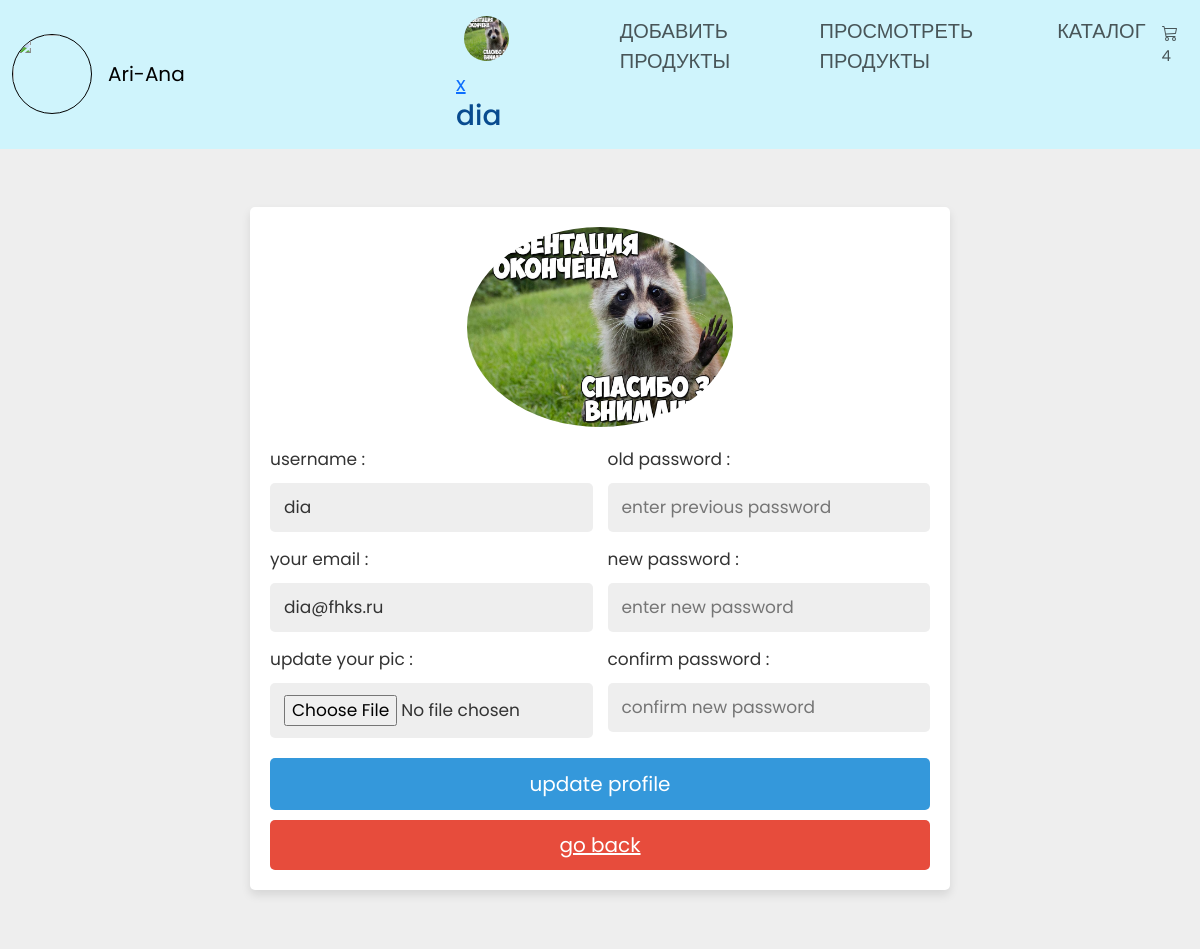
The page /update_profile.php (signed in) on the database its author committed.
### tables this page shows
CREATE TABLE `user_form` (
  `id` int NOT NULL,
  `name` varchar(100) NOT NULL,
  `email` varchar(100) NOT NULL,
  `password` varchar(100) NOT NULL,
  `image` varchar(255) NOT NULL
);

### update_profile.php (the view, shortened to what this page needs)
<?php
include 'conn.php';
include "header.php";
?>
<div class="update-profile">
   <?php
      $select = mysqli_query($conn, "SELECT * FROM `user_form` WHERE id = '$user_id'") or die('query failed');
      if(mysqli_num_rows($select) > 0){
         $fetch = mysqli_fetch_assoc($select);
      }
   ?>
   <form action="" method="post" enctype="multipart/form-data">
      <?php
         if($fetch['image'] == ''){
            echo '<img src="images/default-avatar.png">';
         }else{
            echo '<img src="uploads/avatar/'.$fetch['image'].'">';
         }
      ?>
      <div class="flex">
         <div class="inputBox">
            <span>username :</span>
            <input type="text" name="update_name" value="<?php echo $fetch['name']; ?>" class="box">
            <span>your email :</span>
            <input type="email" name="update_email" value="<?php echo $fetch['email']; ?>" class="box">
            <span>update your pic :</span>
            <input type="file" name="update_image" accept="image/jpg, image/jpeg, image/png" class="box">
         </div>
         <div class="inputBox">
            <span>old password :</span>
            <input type="password" name="update_pass" placeholder="enter previous password" class="box">
            <span>new password :</span>
            <input type="password" name="new_pass" placeholder="enter new password" class="box">
            <span>confirm password :</span>
            <input type="password" name="confirm_pass" placeholder="confirm new password" class="box">
         </div>
      </div>
      <input type="submit" value="update profile" name="update_profile" class="btn">
      <a href="index.php" class="delete-btn">go back</a>
   </form>
</div>
</body>
</html>

### header.php (shortened to what this page needs)
<?
require "conn.php";
$user_id = $_SESSION['user_id'];
?>
<!DOCTYPE html>
<html lang="en">
<head>
  <link rel="stylesheet" href="https://cdnjs.cloudflare.com/ajax/libs/font-awesome/6.4.2/css/all.min.css" />
  <link rel="stylesheet" href="https://cdnjs.cloudflare.com/ajax/libs/bootstrap/5.3.2/css/bootstrap-grid.min.css" />
  <link rel="stylesheet" href="https://cdn.jsdelivr.net/npm/bootstrap@5.3.2/dist/css/bootstrap.min.css">
  <link rel="stylesheet" href="https://cdnjs.cloudflare.com/ajax/libs/font-awesome/4.7.0/css/font-awesome.min.css">
  <link rel="stylesheet" href="css/main.css">
</head>
<body>
  <header>
    <div class="header_body">
      <nav class="navbar navbar-expand-lg bg-body-tertiary bg-info-subtle">
        <div class="container-fluid">
          <a class="navbar-brand" href="javascript:void(0)">
            <img src="image/logo.jpg" alt="" class="logo">
          </a>
          <a class="navbar-brand" href="home.php" class="logo_name">Ari-Ana</a>
          <div class="collapse navbar-collapse" id="navbarText">
            <ul class="navbar-nav ms-auto mb-2 mb-lg-0">
              <li class="nav-item">
                <a class="nav-link" href="register.php"><img src="image/icons8-female-user.gif" alt=""></a>
              </li>
              <li class="nav-item avatar" >
                <a class="nav-link" href="" >
                  <? $select = mysqli_query($conn, "SELECT * FROM `user_form` WHERE id = '$user_id'") or die('query failed');
                  if (mysqli_num_rows($select) > 0) {
                    $fetch = mysqli_fetch_assoc($select);
                  }
                  if ($fetch['image'] == '') {
                  } else {
                    echo '<img class="img" src="uploads/avatar/' . $fetch['image'] . '">';
                    ?><a href="logout.php">x</a><?
                  }
                  ?>
                  <h3><?php echo $fetch['name']; ?></h3>
                </a>
              </li>
              <li class="nav-item">
                <a class="nav-link" aria-current="page" href="base.php">ДОБАВИТЬ ПРОДУКТЫ</a>
              </li>
              <li class="nav-item">
                <a class="nav-link" href="view_products.php">ПРОСМОТРЕТЬ ПРОДУКТЫ</a>
              </li>
              <li class="nav-item">
                <a class="nav-link" href="shop_product.php">КАТАЛОГ</a>
              </li>
              <li class="nav-item">
                <?
                $select_products = mysqli_query($conn, "SELECT * FROM `cart`") or die ('query failed');
                $row_count = mysqli_num_rows($select_products);
                ?>
                <a href="cart.php" class="nav-link cart"><i class="bi bi-cart3"></i><span><sup><? echo $row_count?></sup></span></a>
              </li>
            </ul>
          </div>
        </div>
      </nav>
    </div>
  </header>

### css/main.css (style rules this page uses)
:root { --blue:#3498db; --dark-blue:#2980b9; --red:#e74c3c; --dark-red:#c0392b; --black:#333; --white:#fff; --light-bg:#eee; --box-shadow:0 5px 10px rgba(0,0,0,.1); }
* { font-family: 'Poppins', sans-serif; margin:0; padding:0; box-sizing: border-box; outline: none; border: none; text-decoration: none; }
.btn, .delete-btn { width: 100%; border-radius: 5px; padding:10px 30px; color:var(--white); display: block; text-align: center; cursor: pointer; font-size: 20px; margin-top: 10px; }
.btn { background-color: var(--blue); }
.delete-btn { background-color: var(--red); }
.update-profile { min-height: 100vh; background-color: var(--light-bg); display: flex; align-items: center; justify-content: center; padding:20px; }
.update-profile form { padding:20px; background-color: var(--white); box-shadow: var(--box-shadow); text-align: center; width: 700px; text-align: center; border-radius: 5px; }
.update-profile form img { height: 200px; width: 200p; border-radius: 50%; object-fit: cover; margin-bottom: 5px; }
.update-profile form .flex { display: flex; justify-content: space-between; margin-bottom: 20px; gap:15px; }
.update-profile form .flex .inputBox { width: 49%; }
.update-profile form .flex .inputBox span { text-align: left; display: block; margin-top: 15px; font-size: 17px; color:var(--black); }
.update-profile form .flex .inputBox .box { width: 100%; border-radius: 5px; background-color: var(--light-bg); padding:12px 14px; font-size: 17px; color:var(--black); margin-top: 10px; }
.logo { width: 80px; height: 80px; border-radius: 50%; border: 1px solid; }
.header_body { color: rgb(8, 75, 143); font-family: 'Poppins', sans-serif; font-size: 20px; }
.avatar { width: 25%; height: 25%; border-radius: 50%; }
.img { height: 45px; width: 45px; border: 1 px solid rgb(245, 189, 104); border-radius: 50%; }

### rows shown on the page
user_form: image (picture), name "dia", update_name "dia", update_email "dia@fhks.ru"

### other values the page prints
$row_count "4"
